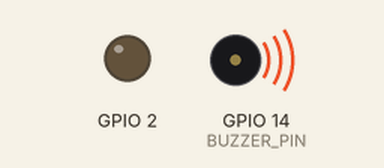
The sketch below on a simulated ESP32-C6. Shown: output pins drawn as LEDs (lit = HIGH), buzzer (waves = sounding). What the sketch prints to the serial monitor is not drawn.

Above: at 1.2 s.
At 4.0 s:
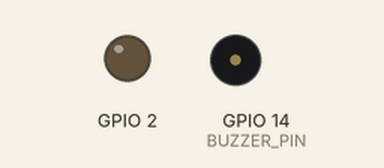
Timing chart, 0 to 6.2 s (numbered marks = the images above):
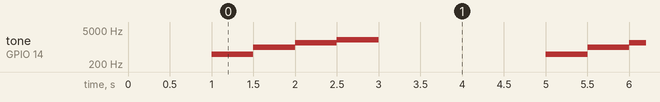

Measured:
- by itself, tone on GPIO 14 (BUZZER_PIN): repeats every 4.0 s: 1000 Hz 0.50 s, 1500 Hz 0.50 s, 2000 Hz 0.50 s, silent 2.0 s, 500 Hz 0.50 s

The sketch:

Test_Hello_World.ino
```cpp
// Pin definitions
//#define RED_PIN    2
//#define GREEN_PIN  3
//#define BLUE_PIN   4
#define BUZZER_PIN 14

void setup() {
  // Set pins as output
  //pinMode(RED_PIN, OUTPUT);
  //pinMode(GREEN_PIN, OUTPUT);
  //pinMode(BLUE_PIN, OUTPUT);

  pinMode(BUZZER_PIN, OUTPUT);

  Serial.begin(115200);  // Start serial communication
  delay(1000);           // Give it time to start
  Serial.println("Hello, ESP32-C6!");

  pinMode(2, OUTPUT);
}

void loop() {

  tone(BUZZER_PIN, 500);
  delay(500);
  tone(BUZZER_PIN, 1000);
  delay(500);
  tone(BUZZER_PIN, 1500);
  delay(500);
  tone(BUZZER_PIN, 2000);
  delay(500);
  noTone(BUZZER_PIN);
  delay(1000);

  // Turn on RED
  //digitalWrite(RED_PIN, HIGH);
  //digitalWrite(GREEN_PIN, LOW);
  //digitalWrite(BLUE_PIN, LOW);
  Serial.println("Still alive...");
  delay(1000);  // Wait 1 second

  // Turn on GREEN
  //digitalWrite(RED_PIN, LOW);
  //digitalWrite(GREEN_PIN, HIGH);
  //digitalWrite(BLUE_PIN, LOW);
  //Serial.println("Still alive...");
  //delay(1000);

  // Turn on BLUE
  //digitalWrite(RED_PIN, LOW);
  //digitalWrite(GREEN_PIN, LOW);
  //digitalWrite(BLUE_PIN, HIGH);
  //Serial.println("Still alive...");
  //delay(1000);

  // Turn on all (WHITE if common cathode)
  //digitalWrite(RED_PIN, HIGH);
  //digitalWrite(GREEN_PIN, HIGH);
  //digitalWrite(BLUE_PIN, HIGH);
  //Serial.println("Still alive...");
  //delay(1000);

  // Turn off all
  //digitalWrite(RED_PIN, LOW);
  //digitalWrite(GREEN_PIN, LOW);
  //digitalWrite(BLUE_PIN, LOW);
  //Serial.println("Still alive...");
  //delay(1000);
}
```
